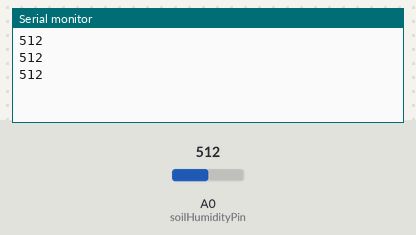
The sketch below on a simulated Arduino Uno, built with avr-gcc and run on an emulated ATmega328P. Parts: the last lines printed to the serial monitor. Inputs (shaded band) come from the test bench; at power-on: A0 (soilHumidityPin) = 512.

Above: at 1.3 s.
1.4 s: A0 (soilHumidityPin) set to 716
At 1.9 s:
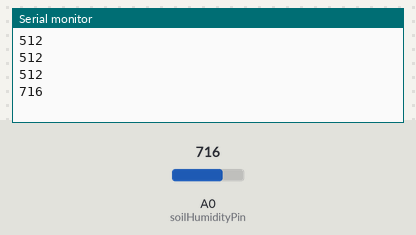
2.9 s: A0 (soilHumidityPin) set to 810
At 3.4 s:
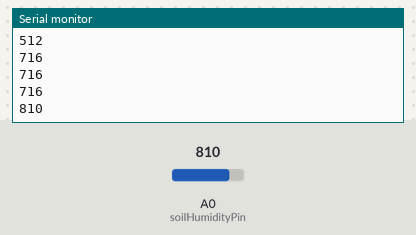
Timing chart, 0 to 5.9 s (numbered marks = the images above; inputs shaded):
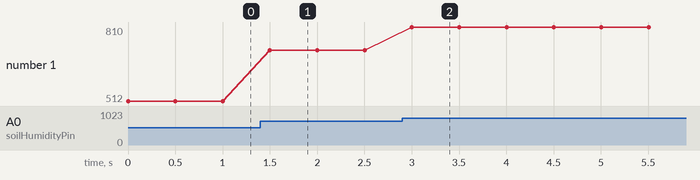

Measured:
- after the input at 1.4 s, the serial monitor: prints a new line after 0.10 s (image 1)
- after the input at 2.9 s, the serial monitor: prints a new line after 0.10 s (image 2)
- plotted number 1: 512 → 716 after the input at 1.4 s, 716 → 810 after the input at 2.9 s

The sketch:

soil-humidity-sensor.ino
```cpp
int soilHumidityPin = A0;
int thresholdValue = 800;

void setup() {
  pinMode(soilHumidityPin, INPUT);
  Serial.begin(115200);
}

void loop() {
  int sensorValue = analogRead(soilHumidityPin);
  Serial.println(sensorValue);

  delay(500);
}
```
